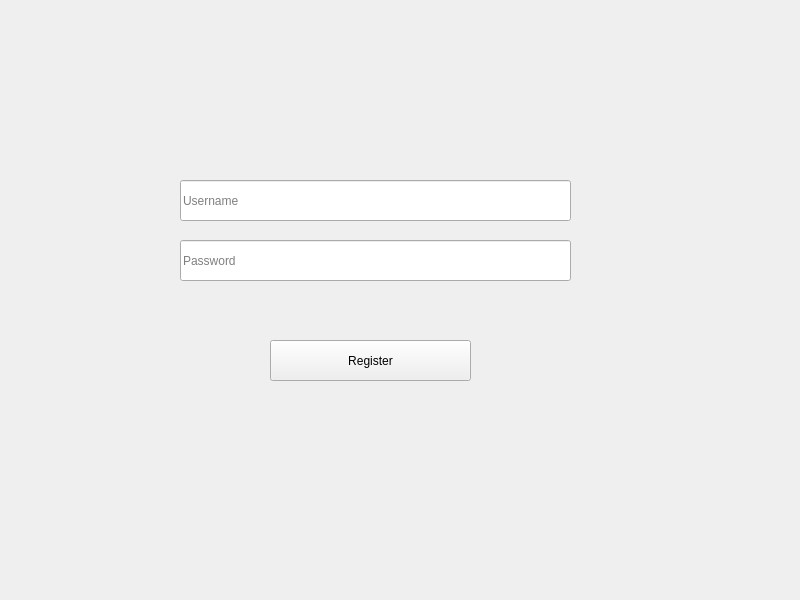
<?xml version="1.0" encoding="UTF-8"?>
<ui version="4.0">
 <class>Register</class>
 <widget class="QWidget" name="Register">
  <property name="geometry">
   <rect>
    <x>0</x>
    <y>0</y>
    <width>800</width>
    <height>600</height>
   </rect>
  </property>
  <property name="windowTitle">
   <string>Form</string>
  </property>
  <widget class="QPushButton" name="registerButton">
   <property name="geometry">
    <rect>
     <x>270</x>
     <y>340</y>
     <width>201</width>
     <height>41</height>
    </rect>
   </property>
   <property name="text">
    <string>Register</string>
   </property>
  </widget>
  <widget class="QLineEdit" name="userInput">
   <property name="geometry">
    <rect>
     <x>180</x>
     <y>180</y>
     <width>391</width>
     <height>41</height>
    </rect>
   </property>
   <property name="placeholderText">
    <string>Username</string>
   </property>
  </widget>
  <widget class="QLineEdit" name="passInput">
   <property name="geometry">
    <rect>
     <x>180</x>
     <y>240</y>
     <width>391</width>
     <height>41</height>
    </rect>
   </property>
   <property name="inputMask">
    <string notr="true"/>
   </property>
   <property name="placeholderText">
    <string>Password</string>
   </property>
  </widget>
  <widget class="QLabel" name="message">
   <property name="geometry">
    <rect>
     <x>180</x>
     <y>290</y>
     <width>391</width>
     <height>20</height>
    </rect>
   </property>
   <property name="text">
    <string/>
   </property>
  </widget>
 </widget>
 <resources/>
 <connections/>
</ui>
